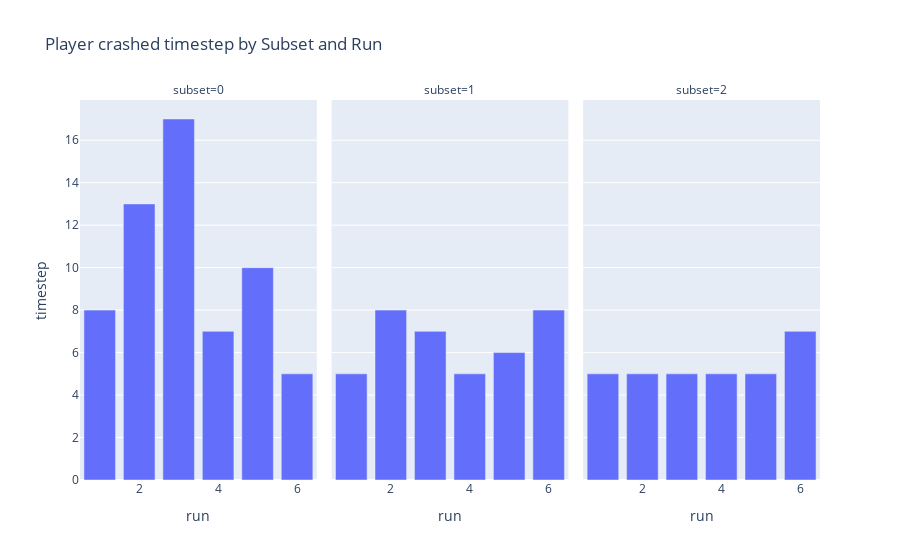

This figure's notebook cell:
### Code cell
# plotting the timestep for each crash
fig = px.bar(first_crash, x='run', y='timestep', facet_col='subset', title='Player crashed timestep by Subset and Run')
fig.show()

### Figure 1 — Plotly figure (JSON) as saved in the notebook; plotly's stock layout.template omitted (floating-point values rounded to 4 significant figures)
{"data": [{"alignmentgroup": "True", "hovertemplate": "subset=0<br>run=%{x}<br>timestep=%{y}<extra></extra>", "legendgroup": "", "marker": {"color": "#636efa"}, "name": "", "offsetgroup": "", "orientation": "v", "showlegend": false, "textposition": "auto", "type": "bar", "x": [1, 2, 3, 4, 5, 6], "xaxis": "x", "y": [8, 13, 17, 7, 10, 5], "yaxis": "y"}, {"alignmentgroup": "True", "hovertemplate": "subset=1<br>run=%{x}<br>timestep=%{y}<extra></extra>", "legendgroup": "", "marker": {"color": "#636efa"}, "name": "", "offsetgroup": "", "orientation": "v", "showlegend": false, "textposition": "auto", "type": "bar", "x": [1, 2, 3, 4, 5, 6], "xaxis": "x2", "y": [5, 8, 7, 5, 6, 8], "yaxis": "y2"}, {"alignmentgroup": "True", "hovertemplate": "subset=2<br>run=%{x}<br>timestep=%{y}<extra></extra>", "legendgroup": "", "marker": {"color": "#636efa"}, "name": "", "offsetgroup": "", "orientation": "v", "showlegend": false, "textposition": "auto", "type": "bar", "x": [1, 2, 3, 4, 5, 6], "xaxis": "x3", "y": [5, 5, 5, 5, 5, 7], "yaxis": "y3"}], "layout": {"annotations": [{"font": {}, "showarrow": false, "text": "subset=0", "x": 0.16, "xanchor": "center", "xref": "paper", "y": 1, "yanchor": "bottom", "yref": "paper"}, {"font": {}, "showarrow": false, "text": "subset=1", "x": 0.5, "xanchor": "center", "xref": "paper", "y": 1, "yanchor": "bottom", "yref": "paper"}, {"font": {}, "showarrow": false, "text": "subset=2", "x": 0.84, "xanchor": "center", "xref": "paper", "y": 1, "yanchor": "bottom", "yref": "paper"}], "barmode": "relative", "legend": {"tracegroupgap": 0}, "title": {"text": "Player crashed timestep by Subset and Run"}, "xaxis": {"anchor": "y", "domain": [0, 0.32], "title": {"text": "run"}}, "xaxis2": {"anchor": "y2", "domain": [0.34, 0.66], "matches": "x", "title": {"text": "run"}}, "xaxis3": {"anchor": "y3", "domain": [0.68, 1.0], "matches": "x", "title": {"text": "run"}}, "yaxis": {"anchor": "x", "domain": [0, 1], "title": {"text": "timestep"}}, "yaxis2": {"anchor": "x2", "domain": [0, 1], "matches": "y", "showticklabels": false}, "yaxis3": {"anchor": "x3", "domain": [0, 1], "matches": "y", "showticklabels": false}}}
